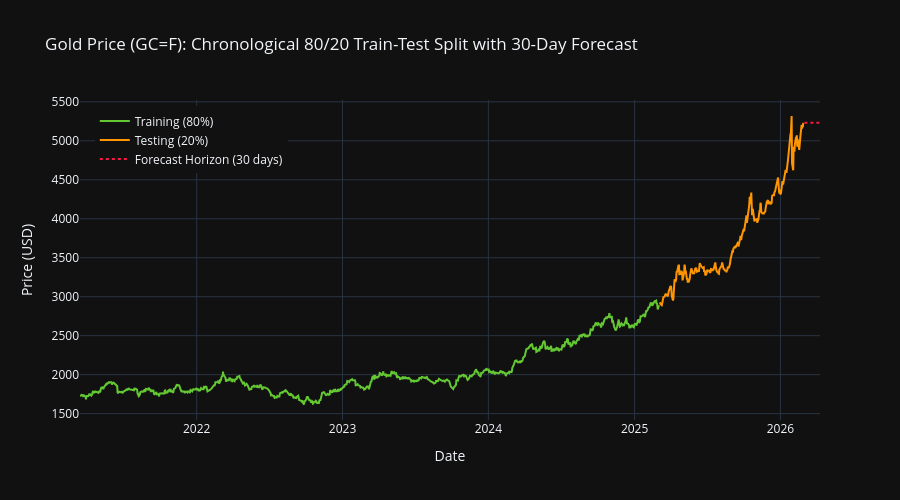

The code cell stored with this chart in its notebook:
### Code cell
# Create a dual-axis visualization showing the chronological split between training and testing periods.
fig_split = go.Figure()

# Plot the training data period in green to visually distinguish it from subsequent periods.
fig_split.add_trace(go.Scatter(
x=train_data.index,
y=train_data['Close'],
mode='lines',
name='Training (80%)',
line=dict(color='#64C832', width=2)
))

# Plot the testing data period in orange to indicate the validation window.
fig_split.add_trace(go.Scatter(
x=test_data.index,
y=test_data['Close'],
mode='lines',
name='Testing (20%)',
line=dict(color='#FF9500', width=2)
))

# Plot the forecast period using the placeholder of the last historical price.
fig_split.add_trace(go.Scatter(
x=forecast_dates,
y=[test_data['Close'].iloc[-1]] * len(forecast_dates), 
mode='lines',
name='Forecast Horizon (30 days)',
line=dict(color='#FF1744', width=2, dash='dot')
))

fig_split.update_layout(
title='Gold Price (GC=F): Chronological 80/20 Train-Test Split with 30-Day Forecast',
xaxis_title='Date',
yaxis_title='Price (USD)',
template='plotly_dark',
hovermode='x unified',
height=500,
legend=dict(x=0.02, y=0.98)
)
fig_split.show()

print("\nKey Principle: NO DATA LEAKAGE")
print(" Models learn from TRAIN set only (80% of data)")
print(" Performance measured on TEST set only (20% held-out)")
print(" Future forecasts generated for FORECAST period (30 business days max)")

### Figure 1 — Plotly figure (JSON) as saved in the notebook; plotly's stock layout.template omitted (floating-point values rounded to 4 significant figures; data arrays with more than 128 entries replaced by an {"elided": "..."} marker saying what was removed)
{"data": [{"line": {"color": "#64C832", "width": 2}, "mode": "lines", "name": "Training (80%)", "type": "scatter", "x": {"elided": "998 str values"}, "y": {"elided": "998 float values"}}, {"line": {"color": "#FF9500", "width": 2}, "mode": "lines", "name": "Testing (20%)", "type": "scatter", "x": {"elided": "250 str values"}, "y": {"elided": "250 float values"}}, {"line": {"color": "#FF1744", "dash": "dot", "width": 2}, "mode": "lines", "name": "Forecast Horizon (30 days)", "type": "scatter", "x": ["2026-03-02T00:00:00.000000000", "2026-03-03T00:00:00.000000000", "2026-03-04T00:00:00.000000000", "2026-03-05T00:00:00.000000000", "2026-03-06T00:00:00.000000000", "2026-03-09T00:00:00.000000000", "2026-03-10T00:00:00.000000000", "2026-03-11T00:00:00.000000000", "2026-03-12T00:00:00.000000000", "2026-03-13T00:00:00.000000000", "2026-03-16T00:00:00.000000000", "2026-03-17T00:00:00.000000000", "2026-03-18T00:00:00.000000000", "2026-03-19T00:00:00.000000000", "2026-03-20T00:00:00.000000000", "2026-03-23T00:00:00.000000000", "2026-03-24T00:00:00.000000000", "2026-03-25T00:00:00.000000000", "2026-03-26T00:00:00.000000000", "2026-03-27T00:00:00.000000000", "2026-03-30T00:00:00.000000000", "2026-03-31T00:00:00.000000000", "2026-04-01T00:00:00.000000000", "2026-04-02T00:00:00.000000000", "2026-04-03T00:00:00.000000000", "2026-04-06T00:00:00.000000000", "2026-04-07T00:00:00.000000000", "2026-04-08T00:00:00.000000000", "2026-04-09T00:00:00.000000000", "2026-04-10T00:00:00.000000000"], "y": [5230.0, 5230.0, 5230.0, 5230.0, 5230.0, 5230.0, 5230.0, 5230.0, 5230.0, 5230.0, 5230.0, 5230.0, 5230.0, 5230.0, 5230.0, 5230.0, 5230.0, 5230.0, 5230.0, 5230.0, 5230.0, 5230.0, 5230.0, 5230.0, 5230.0, 5230.0, 5230.0, 5230.0, 5230.0, 5230.0]}], "layout": {"height": 500, "hovermode": "x unified", "legend": {"x": 0.02, "y": 0.98}, "title": {"text": "Gold Price (GC=F): Chronological 80/20 Train-Test Split with 30-Day Forecast"}, "xaxis": {"title": {"text": "Date"}}, "yaxis": {"title": {"text": "Price (USD)"}}}}
